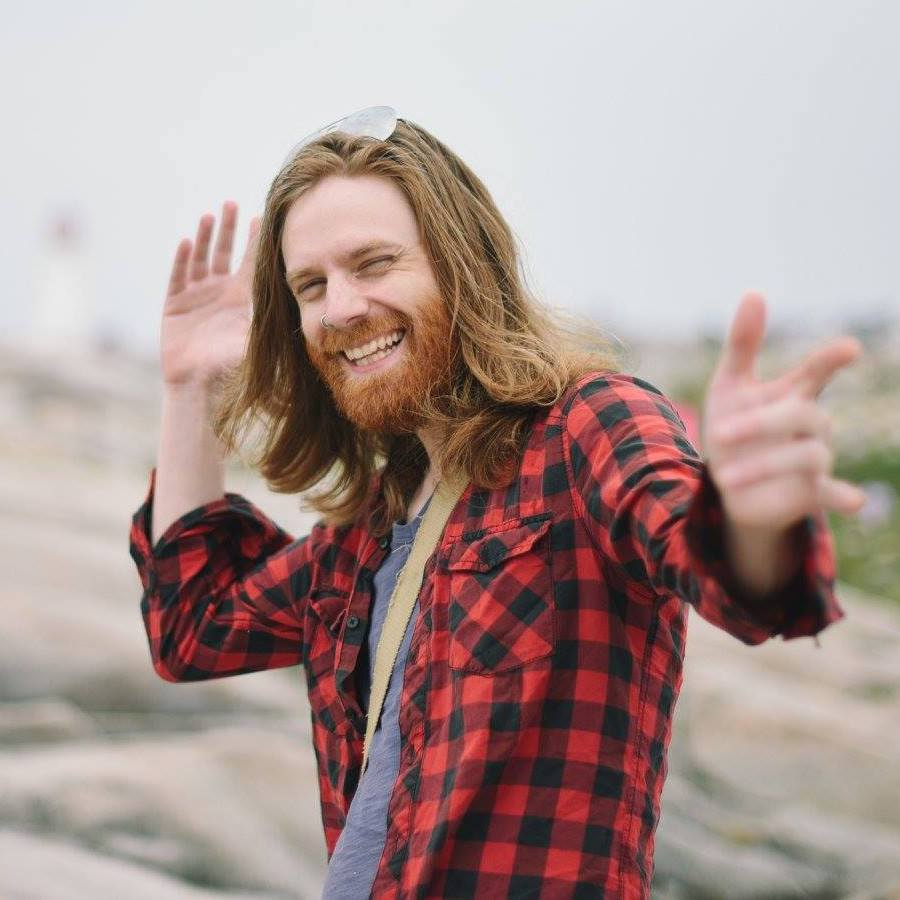
#> input picture fullstack/jason.jpg, 900 x 900 px
$ python consumer.py
#> lines starting #> are read from the running program, lines starting #| are printed output that depends on the picture
# Finish me!

from PIL import Image

# Core logic

input = Image.open("jason.jpg")
#> input is the input picture: PIL image 900x900 RGB; mean R, G, B 170.9, 150.2, 146.3
output = input.resize((64, 64), Image.BICUBIC)
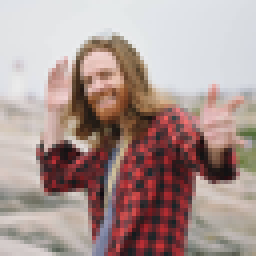
#> output: PIL image 64x64 RGB (shown 4 times larger); mean R, G, B 170.9, 150.2, 146.3
output.save("jason.png", "png")
